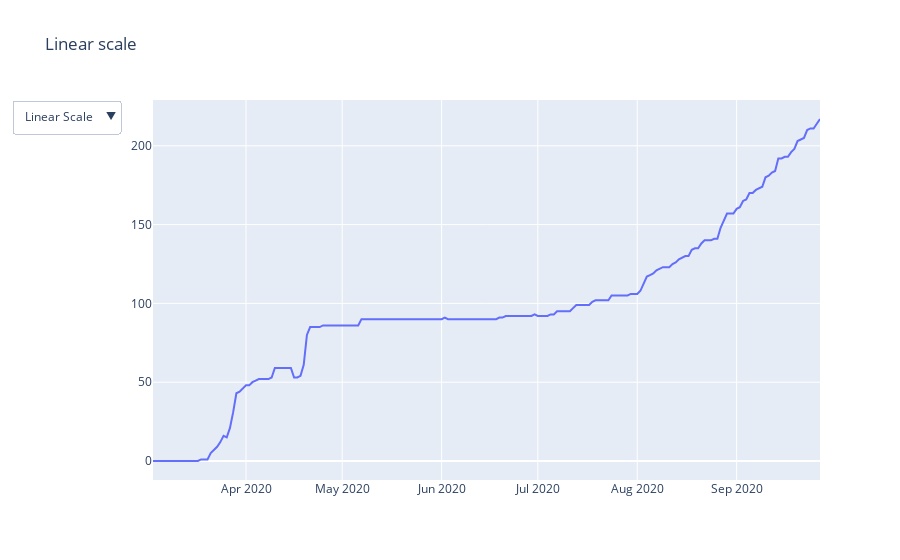

The code cell stored with this chart in its notebook:
### Code cell
trace = go.Scatter(x=table['date'], y=table['Σ'], name='sum of COVID cases')
data = [trace]

updatemenus = list([
    dict(active=1,
         buttons=list([
            dict(label='Log Scale',
                 method='update',
                 args=[{'visible': [True]},
                       {'title': 'Log scale',
                        'yaxis': {'type': 'log'}}]),
            dict(label='Linear Scale',
                 method='update',
                 args=[{'visible': [True]},
                       {'title': 'Linear scale',
                        'yaxis': {'type': 'linear'}}])
            ]),
        )
    ])

layout = dict(updatemenus=updatemenus, title='Linear scale')
fig = go.Figure(data=data, layout=layout)

plotly.offline.iplot(fig)

### Figure 1 — Plotly figure (JSON) as saved in the notebook; plotly's stock layout.template omitted (floating-point values rounded to 4 significant figures; data arrays with more than 128 entries replaced by an {"elided": "..."} marker saying what was removed)
{"data": [{"name": "sum of COVID cases", "type": "scatter", "x": {"elided": "209 str values"}, "y": {"elided": "209 str values"}}], "layout": {"title": {"text": "Linear scale"}, "updatemenus": [{"active": 1, "buttons": [{"args": [{"visible": [true]}, {"title": "Log scale", "yaxis": {"type": "log"}}], "label": "Log Scale", "method": "update"}, {"args": [{"visible": [true]}, {"title": "Linear scale", "yaxis": {"type": "linear"}}], "label": "Linear Scale", "method": "update"}]}]}}
